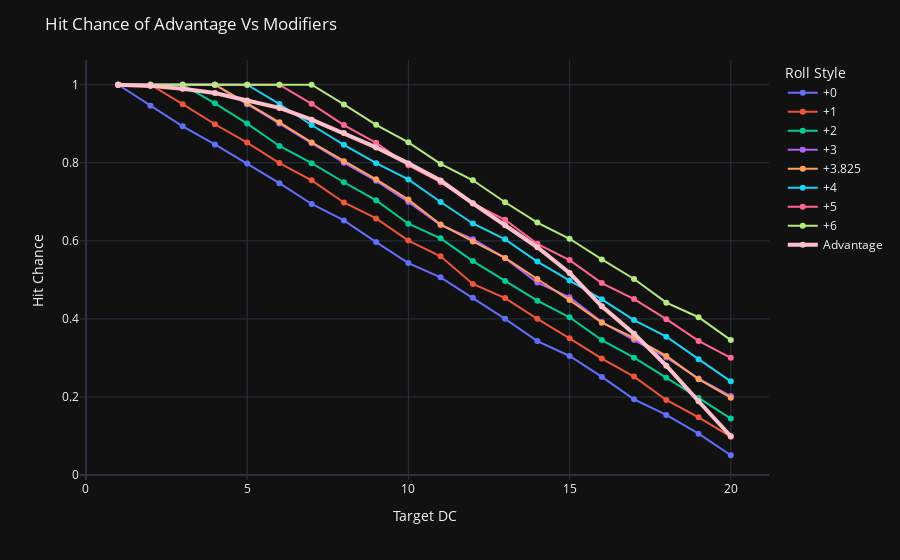

The notebook cell saved with this chart:
### Markdown cell above
### Advantage is more like a +5 if you have to roll a 10, 11 or 12 (a lot of D&D rolls are around there).
### But more like a +1 if you need a 20.
#### Also note that +3.825 is identical to +3 in every way because the boundary between success and failure is always a whole integer.

### Code cell
import matplotlib.pyplot as pyplot
import numpy, pandas
import plotly.express as px
import plotly.graph_objects as go

# show target rolls from 1 to 20
dcs = numpy.array(range(1,21))

# simulate the chances to hit each value with advantage
advantage_hits = numpy.array([ simulate_hitting(i, roll_advantage, 10000) for i in dcs ])

# simulate the chances to hit each value with plus average
plus_hits = numpy.array([ simulate_hitting(i, roll_plus(3.825), 10000) for i in dcs ])


df = pandas.DataFrame.from_dict({"Target DC": dcs,
                                 "Advantage": advantage_hits,
                                 "+3.825": plus_hits}, orient='index')


# simulate the chances to hit each value with +0 up to +6
for i in range(0,7):
    hits = numpy.array([ simulate_hitting(j, roll_plus(i), 10000) for j in dcs ])
    df = pandas.concat([df, pandas.DataFrame.from_dict({f"+{i}": hits},orient='index')])


df.T

pandas.options.plotting.backend = "plotly"
# plot on a prettier graph
fig = px.line(data_frame=df.T, x="Target DC", y=["+0", "+1", "+2", "+3","+3.825", "+4", "+5", "+6"],  template='plotly_dark')
#fig = go.Figure()
fig.add_trace(go.Scatter(x=dcs, y=advantage_hits, name="Advantage", line=dict(color="cyan", width=4)))

fig.update_layout(title='Hit Chance of Advantage Vs Modifiers',
                   xaxis_title='Target DC',
                   yaxis_title='Hit Chance',
                   legend_title="Roll Style")

fig.update_traces(mode="markers+lines", hovertemplate=None)
fig.update_layout(hovermode="x")
fig.show()

### Figure 1 — Plotly figure (JSON) as saved in the notebook; plotly's stock layout.template omitted (floating-point values rounded to 4 significant figures)
{"data": [{"legendgroup": "+0", "line": {"color": "#636efa", "dash": "solid"}, "marker": {"symbol": "circle"}, "mode": "markers+lines", "name": "+0", "orientation": "v", "showlegend": true, "type": "scatter", "x": [1, 2, 3, 4, 5, 6, 7, 8, 9, 10, 11, 12, 13, 14, 15, 16, 17, 18, 19, 20], "xaxis": "x", "y": [1, 0.9463, 0.8934, 0.8472, 0.7983, 0.7479, 0.6945, 0.6523, 0.5969, 0.5431, 0.5065, 0.4542, 0.4002, 0.3433, 0.305, 0.2514, 0.1941, 0.1539, 0.1059, 0.0507], "yaxis": "y"}, {"legendgroup": "+1", "line": {"color": "#EF553B", "dash": "solid"}, "marker": {"symbol": "circle"}, "mode": "markers+lines", "name": "+1", "orientation": "v", "showlegend": true, "type": "scatter", "x": [1, 2, 3, 4, 5, 6, 7, 8, 9, 10, 11, 12, 13, 14, 15, 16, 17, 18, 19, 20], "xaxis": "x", "y": [1, 1, 0.9503, 0.8988, 0.8518, 0.7993, 0.755, 0.6984, 0.6575, 0.6007, 0.5604, 0.4897, 0.4534, 0.4002, 0.3504, 0.2983, 0.2523, 0.1924, 0.1479, 0.0982], "yaxis": "y"}, {"legendgroup": "+2", "line": {"color": "#00cc96", "dash": "solid"}, "marker": {"symbol": "circle"}, "mode": "markers+lines", "name": "+2", "orientation": "v", "showlegend": true, "type": "scatter", "x": [1, 2, 3, 4, 5, 6, 7, 8, 9, 10, 11, 12, 13, 14, 15, 16, 17, 18, 19, 20], "xaxis": "x", "y": [1, 1, 1, 0.9525, 0.9004, 0.8432, 0.7989, 0.7502, 0.7038, 0.6439, 0.6064, 0.5483, 0.497, 0.4467, 0.4042, 0.3458, 0.3006, 0.2494, 0.1977, 0.1446], "yaxis": "y"}, {"legendgroup": "+3", "line": {"color": "#ab63fa", "dash": "solid"}, "marker": {"symbol": "circle"}, "mode": "markers+lines", "name": "+3", "orientation": "v", "showlegend": true, "type": "scatter", "x": [1, 2, 3, 4, 5, 6, 7, 8, 9, 10, 11, 12, 13, 14, 15, 16, 17, 18, 19, 20], "xaxis": "x", "y": [1, 1, 1, 1, 0.9503, 0.9005, 0.8508, 0.8002, 0.7539, 0.6998, 0.6406, 0.6044, 0.5558, 0.4931, 0.4554, 0.3918, 0.3458, 0.3014, 0.2473, 0.2022], "yaxis": "y"}, {"legendgroup": "+3.825", "line": {"color": "#FFA15A", "dash": "solid"}, "marker": {"symbol": "circle"}, "mode": "markers+lines", "name": "+3.825", "orientation": "v", "showlegend": true, "type": "scatter", "x": [1, 2, 3, 4, 5, 6, 7, 8, 9, 10, 11, 12, 13, 14, 15, 16, 17, 18, 19, 20], "xaxis": "x", "y": [1, 1, 1, 1, 0.952, 0.9037, 0.8523, 0.8041, 0.7578, 0.7057, 0.642, 0.5984, 0.5564, 0.5023, 0.4483, 0.3905, 0.3512, 0.3051, 0.2456, 0.1983], "yaxis": "y"}, {"legendgroup": "+4", "line": {"color": "#19d3f3", "dash": "solid"}, "marker": {"symbol": "circle"}, "mode": "markers+lines", "name": "+4", "orientation": "v", "showlegend": true, "type": "scatter", "x": [1, 2, 3, 4, 5, 6, 7, 8, 9, 10, 11, 12, 13, 14, 15, 16, 17, 18, 19, 20], "xaxis": "x", "y": [1, 1, 1, 1, 1, 0.9507, 0.8969, 0.8462, 0.7989, 0.7573, 0.6996, 0.6446, 0.6039, 0.5469, 0.4985, 0.4503, 0.397, 0.3544, 0.2969, 0.2401], "yaxis": "y"}, {"legendgroup": "+5", "line": {"color": "#FF6692", "dash": "solid"}, "marker": {"symbol": "circle"}, "mode": "markers+lines", "name": "+5", "orientation": "v", "showlegend": true, "type": "scatter", "x": [1, 2, 3, 4, 5, 6, 7, 8, 9, 10, 11, 12, 13, 14, 15, 16, 17, 18, 19, 20], "xaxis": "x", "y": [1, 1, 1, 1, 1, 1, 0.9511, 0.8966, 0.8513, 0.7937, 0.7502, 0.6957, 0.654, 0.5925, 0.5507, 0.4918, 0.4508, 0.3994, 0.3437, 0.3002], "yaxis": "y"}, {"legendgroup": "+6", "line": {"color": "#B6E880", "dash": "solid"}, "marker": {"symbol": "circle"}, "mode": "markers+lines", "name": "+6", "orientation": "v", "showlegend": true, "type": "scatter", "x": [1, 2, 3, 4, 5, 6, 7, 8, 9, 10, 11, 12, 13, 14, 15, 16, 17, 18, 19, 20], "xaxis": "x", "y": [1, 1, 1, 1, 1, 1, 1, 0.9495, 0.8972, 0.8525, 0.7971, 0.7553, 0.6989, 0.647, 0.6054, 0.5525, 0.5024, 0.4417, 0.4043, 0.3457], "yaxis": "y"}, {"line": {"color": "pink", "width": 4}, "mode": "markers+lines", "name": "Advantage", "type": "scatter", "x": [1, 2, 3, 4, 5, 6, 7, 8, 9, 10, 11, 12, 13, 14, 15, 16, 17, 18, 19, 20], "y": [1, 0.9971, 0.9895, 0.9788, 0.9597, 0.9407, 0.9105, 0.8763, 0.8395, 0.7985, 0.7546, 0.6962, 0.6399, 0.5837, 0.5177, 0.4324, 0.3623, 0.2801, 0.1891, 0.0994]}], "layout": {"hovermode": "x", "legend": {"title": {"text": "Roll Style"}, "tracegroupgap": 0}, "margin": {"t": 60}, "title": {"text": "Hit Chance of Advantage Vs Modifiers"}, "xaxis": {"anchor": "y", "domain": [0, 1], "title": {"text": "Target DC"}}, "yaxis": {"anchor": "x", "domain": [0, 1], "title": {"text": "Hit Chance"}}}}
